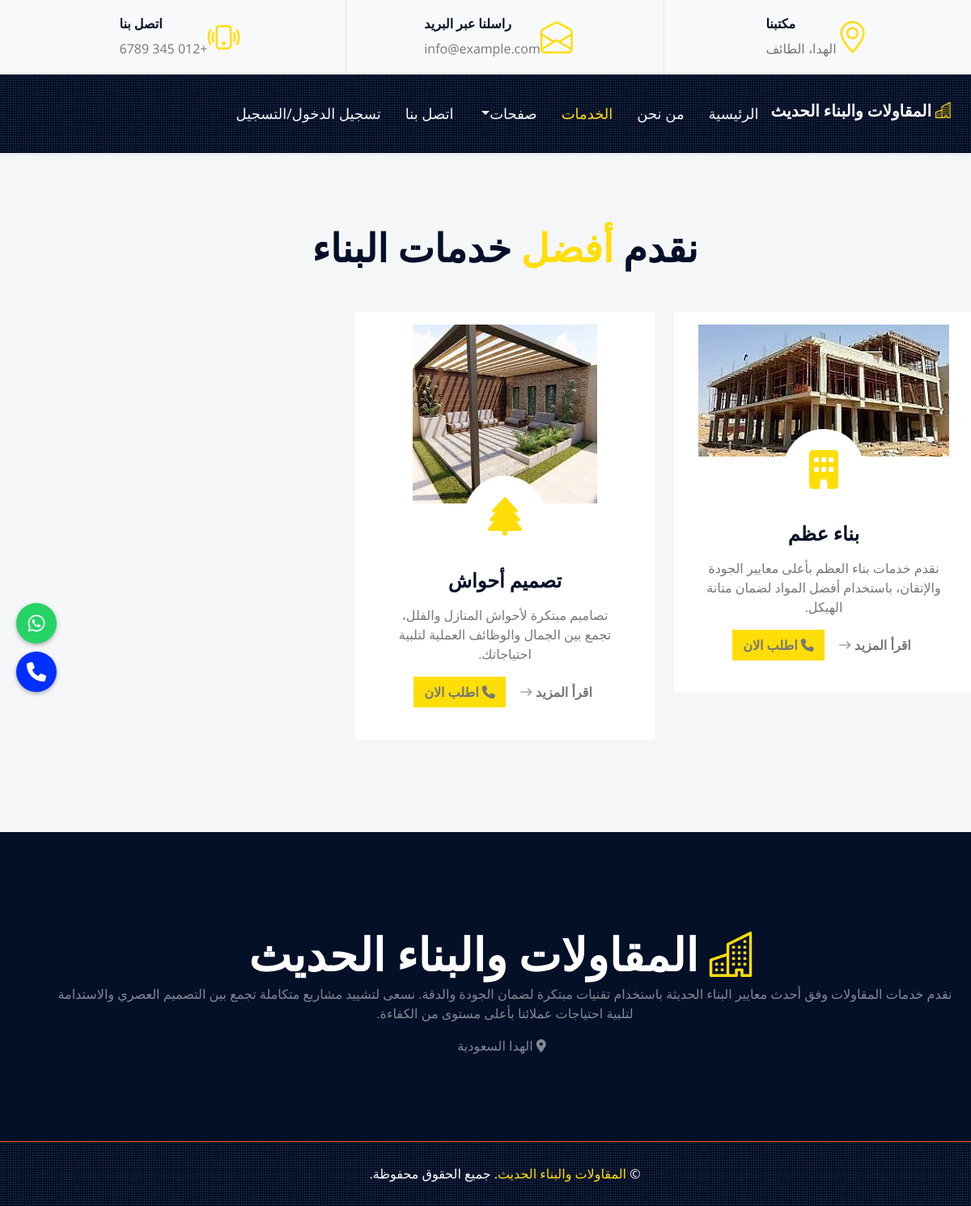
The app's page /service.php with its own data.
### tables this page shows
CREATE TABLE `services` (
  `id` int(11) NOT NULL,
  `name` varchar(255) NOT NULL,
  `description` text NOT NULL,
  `icon_class` varchar(100) NOT NULL,
  `image` varchar(255) NOT NULL,
  `details_url` varchar(255) NOT NULL
);

### service.php (the view, shortened to what this page needs)
<?php include("include/header.php"); ?>
<div class="container-fluid bg-light py-6 ps-5 pe-0">
    <div class="text-center mx-auto mb-5" style="max-width: 600px;">
        <h1 class="display-5 text-uppercase mb-4">نقدم <span class="text-primary">أفضل</span> خدمات البناء</h1>
    </div>
    <?php
      $sql = "SELECT * FROM services";
      $result = $con->query($sql);
      ?>
    <div class="row">
        <?php
          if ($result->num_rows > 0) {
              while ($row = $result->fetch_assoc()) {
          ?>
                <div class="col-lg-4 col-md-6 mb-4">
                    <div class="service-item bg-white rounded d-flex flex-column align-items-center text-center p-3">
                        <img class="img-fluid mb-3" src="admin/uploads/<?php echo htmlspecialchars($row['image']); ?>" alt="<?php echo htmlspecialchars($row['name']); ?>">
                        <div class="service-icon bg-white mb-3">
                            <i class="fa fa-3x <?php echo htmlspecialchars($row['icon_class']); ?> text-primary"></i>
                        </div>
                        <div class="px-4 pb-4">
                            <h4 class="text-uppercase mb-3">
                                <a href="<?php echo htmlspecialchars($row['details_url']); ?>" style="text-decoration:none; color:inherit;">
                                    <?php echo htmlspecialchars($row['name']); ?>
                                </a>
                            </h4>
                            <p><?php echo htmlspecialchars($row['description']); ?></p>
                            <div>
                                <a class="btn" href="<?php echo htmlspecialchars($row['details_url']); ?>">اقرأ المزيد <i class="bi bi-arrow-right"></i></a>
                                <a href="tel:+967773748697" class="btn bg-primary ms-2" title="اتصال">
                                    <i class="fas fa-phone"> اطلب الان</i>
                                </a>
                            </div>
                        </div>
                    </div>
                </div>
        <?php
              }
          } else {
              echo "<p>لا توجد خدمات حالياً.</p>";
          }
          ?>
    </div>
</div>
<?php include("include/footer.php"); ?>

### css/style.css (style rules this page uses)
:root { --primary: #ffde08; --secondary: #FDBE33; --light: #F4F6F8; --dark: #040F28; }
.py-6 { padding-top: 90px; padding-bottom: 90px; }
.btn { position: relative; font-weight: 600; text-transform: uppercase; transition: .5s; }
.btn::after { position: absolute; content: ""; width: 0; height: 5px; bottom: -1px; left: 50%; background: var(--primary); transition: .5s; }
.service-item .service-icon { margin-top: -50px; width: 100px; height: 100px; display: flex; align-items: center; justify-content: center; border-radius: 100px; }
.service-item .service-icon i { transition: .2s; }

### include/header.php (style rules this page uses)
* { margin: 0; padding: 0; box-sizing: border-box; }
html, body { width: 100%; height: 100%; margin: 0; padding: 0; overflow-x: hidden; background-color: #f8f9fa; }
body { background-color: #f8f9fa; direction: rtl; text-align: right; overflow-x: hidden; }
.row { display: flex; flex-wrap: wrap; margin-inline: -15px; }

### records on screen
services: image (picture), name "بناء عظم", description "نقدم خدمات بناء العظم بأعلى معايير الجودة والإتقان، باستخدام أفضل المواد لضمان متانة الهيكل."
services: image (picture), name "تصميم أحواش", description "تصاميم مبتكرة لأحواش المنازل والفلل، تجمع بين الجمال والوظائف العملية لتلبية احتياجاتك."
